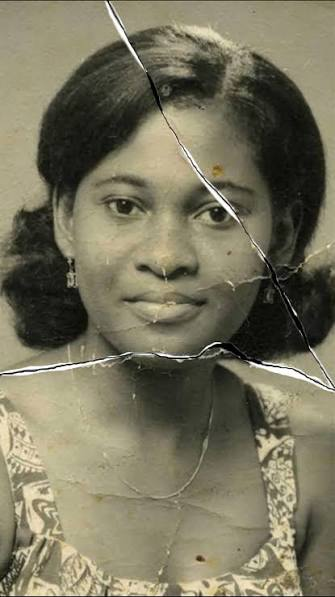
#> input picture Original Damaged Photo.png, 335 x 597 px
$ python -i restoration.py   (imports and definitions only)
#> lines starting #> are read from the running program, lines starting #| are printed output that depends on the picture; after the words box and inside, x2 and y2 are one past the last pixel; in counts of white or black regions, pixels touching at a corner belong together
#> further down, picture is the input picture: shape (597, 335, 3); mean B, G, R 93.9, 116.3, 120.2

import cv2
import numpy as np


def restore_image(image):
    # Convert image to grayscale
    gray = cv2.cvtColor(image, cv2.COLOR_BGR2GRAY)
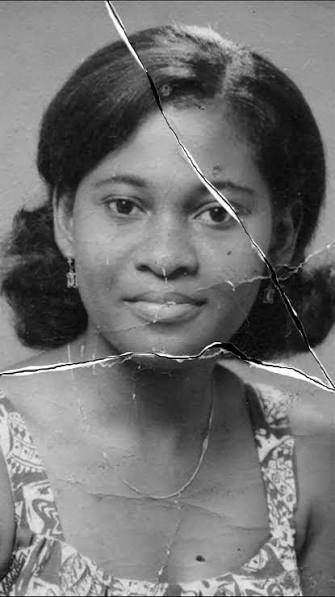
#> gray: shape (597, 335); min 0, max 255, mean 114.9

    # Generate binary damage mask
    _, threshold = cv2.threshold(
        gray, 195, 255, cv2.THRESH_BINARY
    )
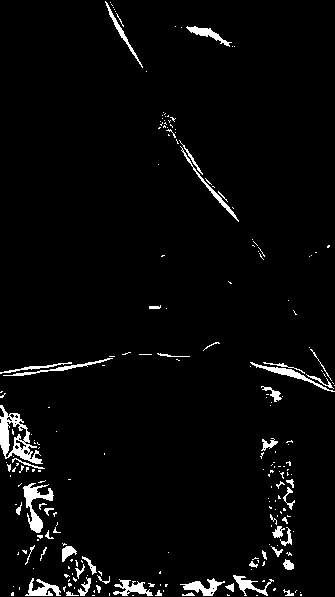
#> threshold: shape (597, 335); 3.5% white; 224 white regions (173 under 20 px), largest, box (x1, y1, x2, y2) and area: (0, 405, 43, 464) 909, (23, 483, 54, 533) 570, (250, 362, 335, 392) 346

    # Dilate the mask
    kernel = np.ones((7, 7), np.uint8)
    mask = cv2.dilate(
        threshold, kernel, iterations=1
    )
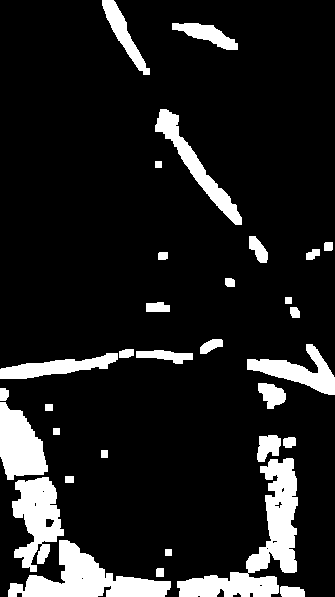
#> mask: shape (597, 335); 12.7% white; 32 white regions, largest, box (x1, y1, x2, y2) and area: (177, 458, 298, 597) 5274, (8, 540, 171, 597) 3993, (12, 477, 64, 572) 2890

    # Restore damaged regions
    restored = cv2.inpaint(
        image, mask, 4, cv2.INPAINT_TELEA
    )
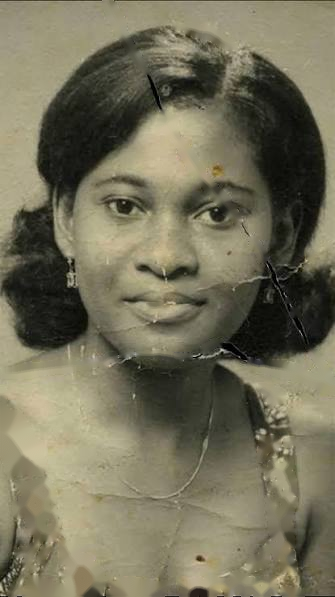
#> restored: shape (597, 335, 3); mean B, G, R 89.7, 112.1, 116

    return {
        "original": image,
        "grayscale": gray,
        "threshold": threshold,
        "mask": mask,
        "restored": restored
    }

>>> import cv2
>>> picture = cv2.imread('Original Damaged Photo.png')
>>> result = restore_image(picture)
#> result = 5 items

$ run again, on damage_03.png
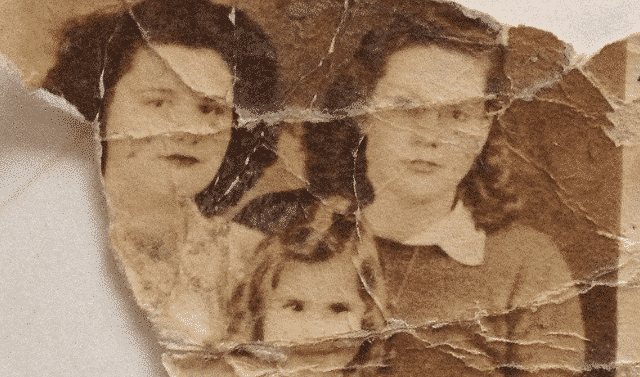
#> input picture damage_03.png, 640 x 377 px
#> picture is the input picture: shape (377, 640, 3); mean B, G, R 94.8, 121.8, 152.7
#> in restore_image, `_, threshold = cv2.threshold( gray, 195, 255, cv2.THRESH_BINARY )`:
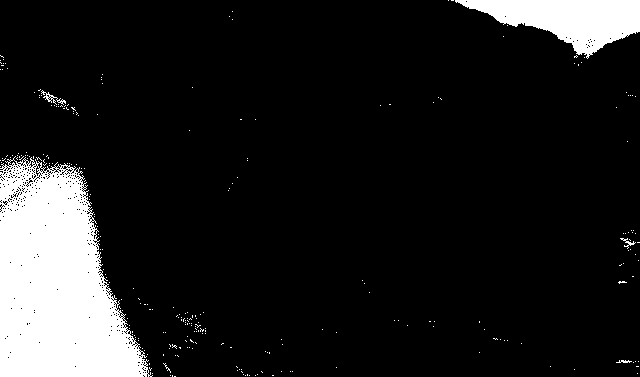
#> threshold: shape (377, 640); 11.9% white; 272 white regions (267 under 20 px), largest, box (x1, y1, x2, y2) and area: (0, 156, 153, 377) 22490, (455, 0, 640, 59) 5683, (41, 90, 66, 105) 94, (620, 238, 636, 249) 48, (616, 360, 632, 363) 29
#> mask: shape (377, 640); 16.1% white; 50 white regions, largest, box (x1, y1, x2, y2) and area: (0, 149, 156, 377) 25448, (445, 0, 640, 69) 6745, (160, 304, 209, 360) 1276
#> in restore_image, `restored = cv2.inpaint( image, mask, 4, cv2.INPAINT_TELEA )`:
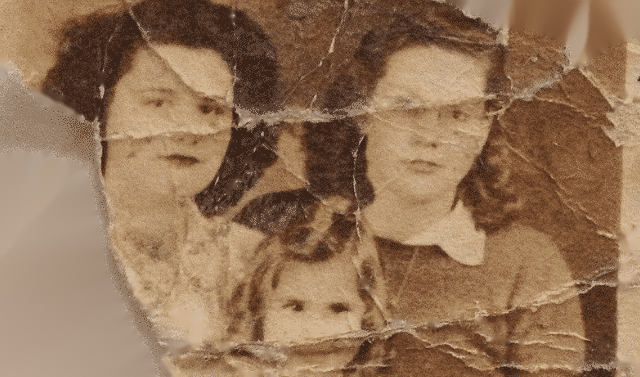
#> restored: shape (377, 640, 3); mean B, G, R 86, 114.4, 147
#> result = 5 items

$ run again, on damaged_01.jpg
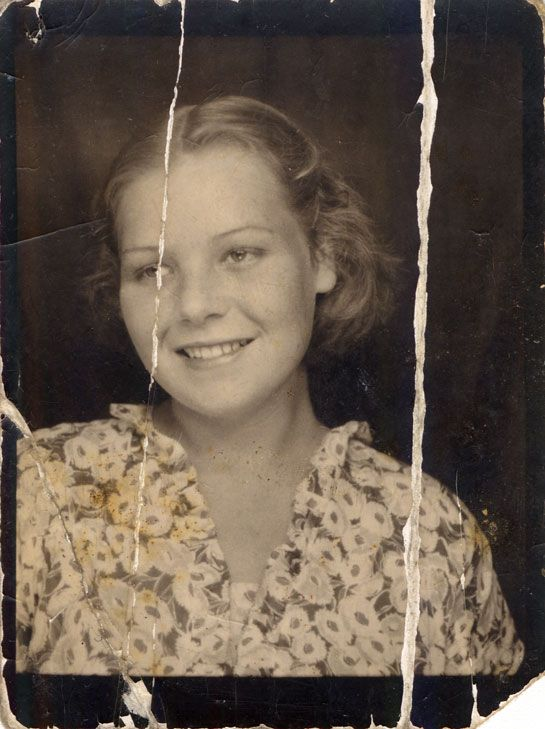
#> input picture damaged_01.jpg, 545 x 729 px
#> picture is the input picture: shape (729, 545, 3); mean B, G, R 74.8, 86.9, 100.1
#> in restore_image, `_, threshold = cv2.threshold( gray, 195, 255, cv2.THRESH_BINARY )`:
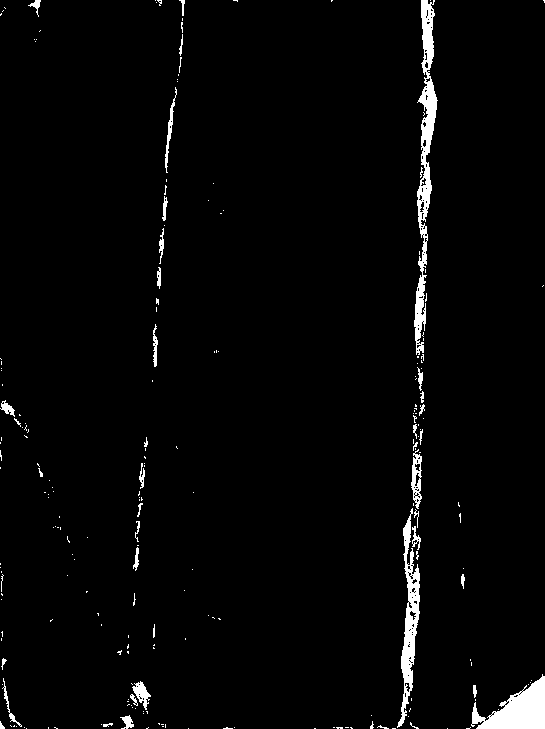
#> threshold: shape (729, 545); 2.5% white; 221 white regions (184 under 20 px), largest, box (x1, y1, x2, y2) and area: (414, 0, 438, 355) 2905, (471, 674, 545, 729) 2141, (397, 508, 420, 728) 1794
#> mask: shape (729, 545); 7.1% white; 60 white regions, largest, box (x1, y1, x2, y2) and area: (367, 0, 441, 729) 12587, (463, 671, 545, 729) 2943, (154, 0, 188, 292) 2664
#> in restore_image, `restored = cv2.inpaint( image, mask, 4, cv2.INPAINT_TELEA )`:
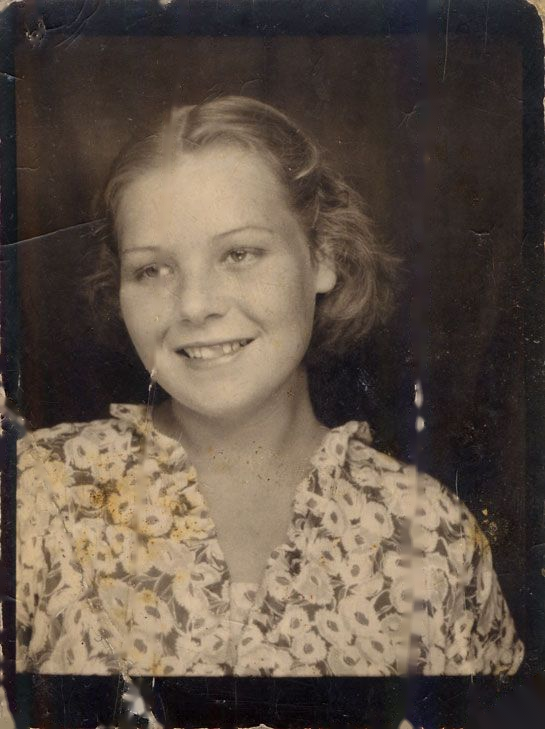
#> restored: shape (729, 545, 3); mean B, G, R 70, 81.7, 94.7
#> result = 5 items
